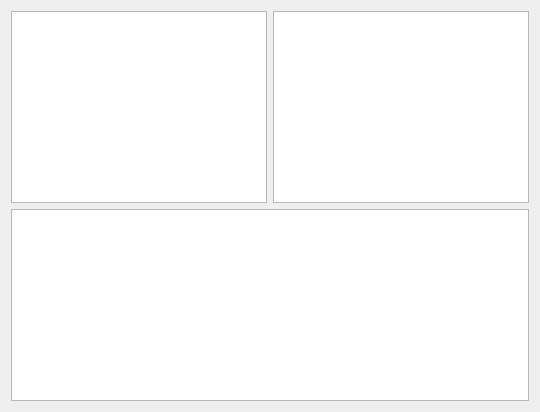
      <widget class="QWidget" name="tab_16">
       <attribute name="title">
        <string>QListView</string>
       </attribute>
       <layout class="QGridLayout" name="gridLayout_18">
        <item row="0" column="0">
         <layout class="QGridLayout" name="gridLayout_15">
          <item row="0" column="1">
           <widget class="QListWidget" name="listWidget">
            <property name="alternatingRowColors">
             <bool>true</bool>
            </property>
            <property name="movement">
             <enum>QListView::Free</enum>
            </property>
            <property name="flow">
             <enum>QListView::LeftToRight</enum>
            </property>
            <property name="resizeMode">
             <enum>QListView::Adjust</enum>
            </property>
            <property name="viewMode">
             <enum>QListView::IconMode</enum>
            </property>
            <property name="wordWrap">
             <bool>true</bool>
            </property>
           </widget>
          </item>
          <item row="0" column="0">
           <widget class="QListView" name="listView_2">
            <property name="alternatingRowColors">
             <bool>true</bool>
            </property>
            <property name="movement">
             <enum>QListView::Free</enum>
            </property>
            <property name="resizeMode">
             <enum>QListView::Adjust</enum>
            </property>
           </widget>
          </item>
          <item row="1" column="0" colspan="2">
           <widget class="QUndoView" name="undoView">
            <property name="alternatingRowColors">
             <bool>true</bool>
            </property>
           </widget>
          </item>
         </layout>
        </item>
       </layout>
      </widget>
